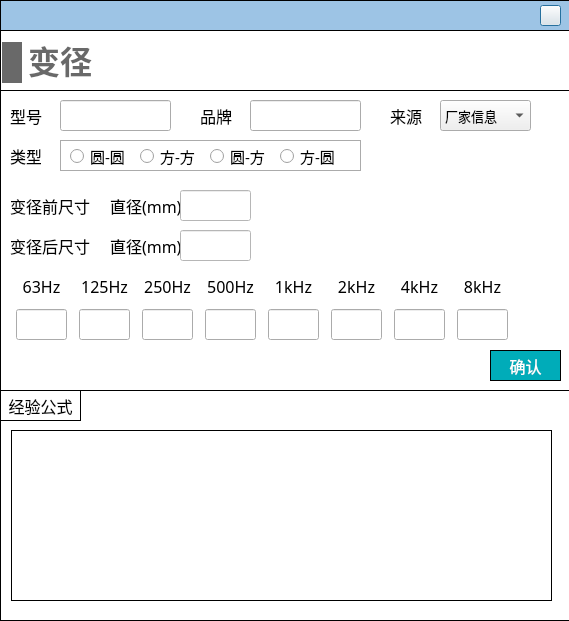
<?xml version="1.0" encoding="UTF-8"?>
<ui version="4.0">
 <class>Dialog_reducer</class>
 <widget class="QDialog" name="Dialog_reducer">
  <property name="geometry">
   <rect>
    <x>0</x>
    <y>0</y>
    <width>569</width>
    <height>621</height>
   </rect>
  </property>
  <property name="font">
   <font>
    <family>黑体</family>
   </font>
  </property>
  <property name="windowTitle">
   <string>Dialog</string>
  </property>
  <property name="styleSheet">
   <string notr="true">#Dialog_reducer
{
background-color:white;
}

QLineEdit 
{
font-family: 'Microsoft YaHei';
font-size: 13px;
}

QComboBox
{
font-family: 'Microsoft YaHei';
font-size: 13px;
}</string>
  </property>
  <widget class="QWidget" name="widget_top" native="true">
   <property name="geometry">
    <rect>
     <x>0</x>
     <y>0</y>
     <width>571</width>
     <height>31</height>
    </rect>
   </property>
   <property name="styleSheet">
    <string notr="true">#widget_top
{
border: 1px solid #000000;
background-color: rgb(157, 196, 229);
	background-color: rgb(157, 196, 229);
}</string>
   </property>
   <widget class="QPushButton" name="close">
    <property name="geometry">
     <rect>
      <x>540</x>
      <y>5</y>
      <width>21</width>
      <height>21</height>
     </rect>
    </property>
    <property name="styleSheet">
     <string notr="true">border-image: url(:/images/image/closeWindow.jpg);</string>
    </property>
    <property name="text">
     <string/>
    </property>
   </widget>
  </widget>
  <widget class="QWidget" name="widget_terminal" native="true">
   <property name="geometry">
    <rect>
     <x>0</x>
     <y>30</y>
     <width>571</width>
     <height>361</height>
    </rect>
   </property>
   <property name="styleSheet">
    <string notr="true">#widget_terminal
{
border: 1px solid #000000;
}</string>
   </property>
   <widget class="QWidget" name="widget_2" native="true">
    <property name="geometry">
     <rect>
      <x>0</x>
      <y>60</y>
      <width>571</width>
      <height>301</height>
     </rect>
    </property>
    <property name="styleSheet">
     <string notr="true">#widget_2
{
border: 1px solid #000000;
}

QLabel
{
font-family: '黑体';
font-size: 16px;
}

QLineEdit
{
font-family: '黑体';
}

QRadioButton
{
font-family: '黑体';
}

QPushButton
{
font-family: '黑体';
}</string>
    </property>
    <widget class="QWidget" name="layoutWidget">
     <property name="geometry">
      <rect>
       <x>10</x>
       <y>180</y>
       <width>511</width>
       <height>72</height>
      </rect>
     </property>
     <layout class="QHBoxLayout" name="horizontalLayout">
      <item>
       <layout class="QVBoxLayout" name="verticalLayout">
        <item>
         <widget class="QLabel" name="label_7">
          <property name="minimumSize">
           <size>
            <width>51</width>
            <height>31</height>
           </size>
          </property>
          <property name="maximumSize">
           <size>
            <width>51</width>
            <height>31</height>
           </size>
          </property>
          <property name="font">
           <font>
            <family>黑体</family>
            <pointsize>-1</pointsize>
           </font>
          </property>
          <property name="text">
           <string>63Hz</string>
          </property>
          <property name="alignment">
           <set>Qt::AlignCenter</set>
          </property>
         </widget>
        </item>
        <item>
         <widget class="QLineEdit" name="lineEdit_63">
          <property name="minimumSize">
           <size>
            <width>51</width>
            <height>31</height>
           </size>
          </property>
          <property name="maximumSize">
           <size>
            <width>51</width>
            <height>31</height>
           </size>
          </property>
          <property name="alignment">
           <set>Qt::AlignCenter</set>
          </property>
          <property name="readOnly">
           <bool>false</bool>
          </property>
         </widget>
        </item>
       </layout>
      </item>
      <item>
       <layout class="QVBoxLayout" name="verticalLayout_2">
        <item>
         <widget class="QLabel" name="label_20">
          <property name="minimumSize">
           <size>
            <width>51</width>
            <height>31</height>
           </size>
          </property>
          <property name="maximumSize">
           <size>
            <width>51</width>
            <height>31</height>
           </size>
          </property>
          <property name="font">
           <font>
            <family>黑体</family>
            <pointsize>-1</pointsize>
           </font>
          </property>
          <property name="text">
           <string>125Hz</string>
          </property>
          <property name="alignment">
           <set>Qt::AlignCenter</set>
          </property>
         </widget>
        </item>
        <item>
         <widget class="QLineEdit" name="lineEdit_125">
          <property name="minimumSize">
           <size>
            <width>51</width>
            <height>31</height>
           </size>
          </property>
          <property name="maximumSize">
           <size>
            <width>51</width>
            <height>31</height>
           </size>
          </property>
          <property name="alignment">
           <set>Qt::AlignCenter</set>
          </property>
          <property name="readOnly">
           <bool>false</bool>
          </property>
         </widget>
        </item>
       </layout>
      </item>
      <item>
       <layout class="QVBoxLayout" name="verticalLayout_3">
        <item>
         <widget class="QLabel" name="label_21">
          <property name="minimumSize">
           <size>
            <width>51</width>
            <height>31</height>
           </size>
          </property>
          <property name="maximumSize">
           <size>
            <width>51</width>
            <height>31</height>
           </size>
          </property>
          <property name="font">
           <font>
            <family>黑体</family>
            <pointsize>-1</pointsize>
           </font>
          </property>
          <property name="text">
           <string>250Hz</string>
          </property>
          <property name="alignment">
           <set>Qt::AlignCenter</set>
          </property>
         </widget>
        </item>
        <item>
         <widget class="QLineEdit" name="lineEdit_250">
          <property name="minimumSize">
           <size>
            <width>51</width>
            <height>31</height>
           </size>
          </property>
          <property name="maximumSize">
           <size>
            <width>51</width>
            <height>31</height>
           </size>
          </property>
          <property name="alignment">
           <set>Qt::AlignCenter</set>
          </property>
          <property name="readOnly">
           <bool>false</bool>
          </property>
         </widget>
        </item>
       </layout>
      </item>
      <item>
       <layout class="QVBoxLayout" name="verticalLayout_4">
        <item>
         <widget class="QLabel" name="label_22">
          <property name="minimumSize">
           <size>
            <width>51</width>
            <height>31</height>
           </size>
          </property>
          <property name="maximumSize">
           <size>
            <width>51</width>
            <height>31</height>
           </size>
          </property>
          <property name="font">
           <font>
            <family>黑体</family>
            <pointsize>-1</pointsize>
           </font>
          </property>
          <property name="text">
           <string>500Hz</string>
          </property>
          <property name="alignment">
           <set>Qt::AlignCenter</set>
          </property>
         </widget>
        </item>
        <item>
         <widget class="QLineEdit" name="lineEdit_500">
          <property name="minimumSize">
           <size>
            <width>51</width>
            <height>31</height>
           </size>
          </property>
          <property name="maximumSize">
           <size>
            <width>51</width>
            <height>31</height>
           </size>
          </property>
          <property name="alignment">
           <set>Qt::AlignCenter</set>
          </property>
          <property name="readOnly">
           <bool>false</bool>
          </property>
         </widget>
        </item>
       </layout>
      </item>
      <item>
       <layout class="QVBoxLayout" name="verticalLayout_5">
        <item>
         <widget class="QLabel" name="label_23">
          <property name="minimumSize">
           <size>
            <width>51</width>
            <height>31</height>
           </size>
          </property>
          <property name="maximumSize">
           <size>
            <width>51</width>
            <height>31</height>
           </size>
          </property>
          <property name="font">
           <font>
            <family>黑体</family>
            <pointsize>-1</pointsize>
           </font>
          </property>
          <property name="text">
           <string>1kHz</string>
          </property>
          <property name="alignment">
           <set>Qt::AlignCenter</set>
          </property>
         </widget>
        </item>
        <item>
         <widget class="QLineEdit" name="lineEdit_1k">
          <property name="minimumSize">
           <size>
            <width>51</width>
            <height>31</height>
           </size>
          </property>
          <property name="maximumSize">
           <size>
            <width>51</width>
            <height>31</height>
           </size>
          </property>
          <property name="alignment">
           <set>Qt::AlignCenter</set>
          </property>
          <property name="readOnly">
           <bool>false</bool>
          </property>
         </widget>
        </item>
       </layout>
      </item>
      <item>
       <layout class="QVBoxLayout" name="verticalLayout_6">
        <property name="spacing">
         <number>6</number>
        </property>
        <item>
         <widget class="QLabel" name="label_24">
          <property name="minimumSize">
           <size>
            <width>51</width>
            <height>31</height>
           </size>
          </property>
          <property name="maximumSize">
           <size>
            <width>51</width>
            <height>31</height>
           </size>
          </property>
          <property name="font">
           <font>
            <family>黑体</family>
            <pointsize>-1</pointsize>
           </font>
          </property>
          <property name="text">
           <string>2kHz</string>
          </property>
          <property name="alignment">
           <set>Qt::AlignCenter</set>
          </property>
         </widget>
        </item>
        <item>
         <widget class="QLineEdit" name="lineEdit_2k">
          <property name="minimumSize">
           <size>
            <width>51</width>
            <height>31</height>
           </size>
          </property>
          <property name="maximumSize">
           <size>
            <width>51</width>
            <height>31</height>
           </size>
          </property>
          <property name="alignment">
           <set>Qt::AlignCenter</set>
          </property>
          <property name="readOnly">
           <bool>false</bool>
          </property>
         </widget>
        </item>
       </layout>
      </item>
      <item>
       <layout class="QVBoxLayout" name="verticalLayout_7">
        <item>
         <widget class="QLabel" name="label_">
          <property name="minimumSize">
           <size>
            <width>51</width>
            <height>31</height>
           </size>
          </property>
          <property name="maximumSize">
           <size>
            <width>51</width>
            <height>31</height>
           </size>
          </property>
          <property name="font">
           <font>
            <family>黑体</family>
            <pointsize>-1</pointsize>
           </font>
          </property>
          <property name="text">
           <string>4kHz</string>
          </property>
          <property name="alignment">
           <set>Qt::AlignCenter</set>
          </property>
         </widget>
        </item>
        <item>
         <widget class="QLineEdit" name="lineEdit_4k">
          <property name="minimumSize">
           <size>
            <width>51</width>
            <height>31</height>
           </size>
          </property>
          <property name="maximumSize">
           <size>
            <width>51</width>
            <height>31</height>
           </size>
          </property>
          <property name="alignment">
           <set>Qt::AlignCenter</set>
          </property>
          <property name="readOnly">
           <bool>false</bool>
          </property>
         </widget>
        </item>
       </layout>
      </item>
      <item>
       <layout class="QVBoxLayout" name="verticalLayout_8">
        <item>
         <widget class="QLabel" name="label_25">
          <property name="minimumSize">
           <size>
            <width>51</width>
            <height>31</height>
           </size>
          </property>
          <property name="maximumSize">
           <size>
            <width>51</width>
            <height>31</height>
           </size>
          </property>
          <property name="font">
           <font>
            <family>黑体</family>
            <pointsize>-1</pointsize>
           </font>
          </property>
          <property name="text">
           <string>8kHz</string>
          </property>
          <property name="alignment">
           <set>Qt::AlignCenter</set>
          </property>
         </widget>
        </item>
        <item>
         <widget class="QLineEdit" name="lineEdit_8k">
          <property name="minimumSize">
           <size>
            <width>51</width>
            <height>31</height>
           </size>
          </property>
          <property name="maximumSize">
           <size>
            <width>51</width>
            <height>31</height>
           </size>
          </property>
          <property name="alignment">
           <set>Qt::AlignCenter</set>
          </property>
          <property name="readOnly">
           <bool>false</bool>
          </property>
         </widget>
        </item>
       </layout>
      </item>
     </layout>
    </widget>
    <widget class="QPushButton" name="pushButton_confirm">
     <property name="geometry">
      <rect>
       <x>490</x>
       <y>260</y>
       <width>71</width>
       <height>31</height>
      </rect>
     </property>
     <property name="font">
      <font>
       <family>黑体</family>
       <pointsize>12</pointsize>
      </font>
     </property>
     <property name="styleSheet">
      <string notr="true">QPushButton
{
	color:#ffffff; /*文字颜色*/
    background-color: #00ACB9;/*背景色*/
    border-radius:0px; /*边框倒角*/
	border: 1px solid #000000;
}


QPushButton:hover 
{
background-color: rgb(0,142,153);
color: white;
}</string>
     </property>
     <property name="text">
      <string>确认</string>
     </property>
    </widget>
    <widget class="QWidget" name="widget_3" native="true">
     <property name="geometry">
      <rect>
       <x>60</x>
       <y>50</y>
       <width>301</width>
       <height>31</height>
      </rect>
     </property>
     <property name="styleSheet">
      <string notr="true">#widget_3
{
border: 1px solid #ABABAB;
}</string>
     </property>
     <widget class="QRadioButton" name="radioButton_circle_to_circle">
      <property name="geometry">
       <rect>
        <x>10</x>
        <y>5</y>
        <width>61</width>
        <height>22</height>
       </rect>
      </property>
      <property name="font">
       <font>
        <family>黑体</family>
        <pointsize>11</pointsize>
       </font>
      </property>
      <property name="text">
       <string>圆-圆</string>
      </property>
     </widget>
     <widget class="QRadioButton" name="radioButton_rect_to_rect">
      <property name="geometry">
       <rect>
        <x>80</x>
        <y>5</y>
        <width>61</width>
        <height>22</height>
       </rect>
      </property>
      <property name="font">
       <font>
        <family>黑体</family>
        <pointsize>11</pointsize>
       </font>
      </property>
      <property name="text">
       <string>方-方</string>
      </property>
     </widget>
     <widget class="QRadioButton" name="radioButton_circle_to_rect">
      <property name="geometry">
       <rect>
        <x>150</x>
        <y>5</y>
        <width>61</width>
        <height>22</height>
       </rect>
      </property>
      <property name="font">
       <font>
        <family>黑体</family>
        <pointsize>11</pointsize>
       </font>
      </property>
      <property name="text">
       <string>圆-方</string>
      </property>
     </widget>
     <widget class="QRadioButton" name="radioButton_rect_to_circle">
      <property name="geometry">
       <rect>
        <x>220</x>
        <y>5</y>
        <width>61</width>
        <height>22</height>
       </rect>
      </property>
      <property name="font">
       <font>
        <family>黑体</family>
        <pointsize>11</pointsize>
       </font>
      </property>
      <property name="text">
       <string>方-圆</string>
      </property>
     </widget>
    </widget>
    <widget class="QLabel" name="label_26">
     <property name="geometry">
      <rect>
       <x>10</x>
       <y>50</y>
       <width>31</width>
       <height>31</height>
      </rect>
     </property>
     <property name="font">
      <font>
       <family>黑体</family>
       <pointsize>-1</pointsize>
      </font>
     </property>
     <property name="text">
      <string>类型</string>
     </property>
    </widget>
    <widget class="QLabel" name="label_27">
     <property name="geometry">
      <rect>
       <x>200</x>
       <y>10</y>
       <width>41</width>
       <height>31</height>
      </rect>
     </property>
     <property name="font">
      <font>
       <family>黑体</family>
       <pointsize>-1</pointsize>
      </font>
     </property>
     <property name="text">
      <string>品牌</string>
     </property>
    </widget>
    <widget class="QComboBox" name="comboBox_data_source">
     <property name="geometry">
      <rect>
       <x>440</x>
       <y>10</y>
       <width>91</width>
       <height>31</height>
      </rect>
     </property>
     <property name="font">
      <font>
       <family>Microsoft YaHei</family>
       <pointsize>-1</pointsize>
      </font>
     </property>
     <item>
      <property name="text">
       <string>厂家信息</string>
      </property>
     </item>
     <item>
      <property name="text">
       <string>设计预估</string>
      </property>
     </item>
    </widget>
    <widget class="QLineEdit" name="lineEdit_brand">
     <property name="geometry">
      <rect>
       <x>250</x>
       <y>10</y>
       <width>111</width>
       <height>31</height>
      </rect>
     </property>
     <property name="font">
      <font>
       <family>黑体</family>
       <pointsize>-1</pointsize>
      </font>
     </property>
    </widget>
    <widget class="QLineEdit" name="lineEdit_model">
     <property name="geometry">
      <rect>
       <x>60</x>
       <y>10</y>
       <width>111</width>
       <height>31</height>
      </rect>
     </property>
     <property name="font">
      <font>
       <family>黑体</family>
       <pointsize>-1</pointsize>
      </font>
     </property>
    </widget>
    <widget class="QLabel" name="label_32">
     <property name="geometry">
      <rect>
       <x>390</x>
       <y>10</y>
       <width>41</width>
       <height>31</height>
      </rect>
     </property>
     <property name="font">
      <font>
       <family>黑体</family>
       <pointsize>-1</pointsize>
      </font>
     </property>
     <property name="text">
      <string>来源</string>
     </property>
    </widget>
    <widget class="QLabel" name="label_30">
     <property name="geometry">
      <rect>
       <x>10</x>
       <y>10</y>
       <width>41</width>
       <height>31</height>
      </rect>
     </property>
     <property name="font">
      <font>
       <family>黑体</family>
       <pointsize>-1</pointsize>
      </font>
     </property>
     <property name="text">
      <string>型号</string>
     </property>
    </widget>
    <widget class="QLabel" name="label_31">
     <property name="geometry">
      <rect>
       <x>10</x>
       <y>100</y>
       <width>81</width>
       <height>31</height>
      </rect>
     </property>
     <property name="font">
      <font>
       <family>黑体</family>
       <pointsize>-1</pointsize>
      </font>
     </property>
     <property name="text">
      <string>变径前尺寸</string>
     </property>
    </widget>
    <widget class="QLabel" name="label_33">
     <property name="geometry">
      <rect>
       <x>10</x>
       <y>140</y>
       <width>81</width>
       <height>31</height>
      </rect>
     </property>
     <property name="font">
      <font>
       <family>黑体</family>
       <pointsize>-1</pointsize>
      </font>
     </property>
     <property name="text">
      <string>变径后尺寸</string>
     </property>
    </widget>
    <widget class="QStackedWidget" name="stackedWidget_reducer_before">
     <property name="geometry">
      <rect>
       <x>110</x>
       <y>100</y>
       <width>301</width>
       <height>31</height>
      </rect>
     </property>
     <property name="font">
      <font>
       <family>Microsoft YaHei</family>
      </font>
     </property>
     <property name="styleSheet">
      <string notr="true">background-color: rgb(255, 255, 255);
</string>
     </property>
     <property name="currentIndex">
      <number>0</number>
     </property>
     <widget class="QWidget" name="page_reducer_before_circle">
      <widget class="QLabel" name="label_13">
       <property name="geometry">
        <rect>
         <x>0</x>
         <y>0</y>
         <width>81</width>
         <height>31</height>
        </rect>
       </property>
       <property name="font">
        <font>
         <family>黑体</family>
         <pointsize>-1</pointsize>
        </font>
       </property>
       <property name="text">
        <string>直径(mm)</string>
       </property>
      </widget>
      <widget class="QLineEdit" name="lineEdit_before_diameter">
       <property name="geometry">
        <rect>
         <x>70</x>
         <y>0</y>
         <width>71</width>
         <height>31</height>
        </rect>
       </property>
       <property name="font">
        <font>
         <family>黑体</family>
         <pointsize>-1</pointsize>
        </font>
       </property>
      </widget>
     </widget>
     <widget class="QWidget" name="page_reducer_before_rect">
      <widget class="QLineEdit" name="lineEdit_before_length">
       <property name="geometry">
        <rect>
         <x>70</x>
         <y>0</y>
         <width>71</width>
         <height>31</height>
        </rect>
       </property>
       <property name="font">
        <font>
         <family>黑体</family>
         <pointsize>-1</pointsize>
        </font>
       </property>
      </widget>
      <widget class="QLabel" name="label_15">
       <property name="geometry">
        <rect>
         <x>0</x>
         <y>0</y>
         <width>61</width>
         <height>31</height>
        </rect>
       </property>
       <property name="font">
        <font>
         <family>黑体</family>
         <pointsize>-1</pointsize>
        </font>
       </property>
       <property name="text">
        <string>长(mm)</string>
       </property>
      </widget>
      <widget class="QLabel" name="label_16">
       <property name="geometry">
        <rect>
         <x>160</x>
         <y>0</y>
         <width>61</width>
         <height>31</height>
        </rect>
       </property>
       <property name="font">
        <font>
         <family>黑体</family>
         <pointsize>-1</pointsize>
        </font>
       </property>
       <property name="text">
        <string>宽(mm)</string>
       </property>
      </widget>
      <widget class="QLineEdit" name="lineEdit_before_width">
       <property name="geometry">
        <rect>
         <x>230</x>
         <y>0</y>
         <width>71</width>
         <height>31</height>
        </rect>
       </property>
       <property name="font">
        <font>
         <family>黑体</family>
         <pointsize>-1</pointsize>
        </font>
       </property>
      </widget>
     </widget>
    </widget>
    <widget class="QStackedWidget" name="stackedWidget_reducer_after">
     <property name="geometry">
      <rect>
       <x>110</x>
       <y>140</y>
       <width>301</width>
       <height>31</height>
      </rect>
     </property>
     <property name="font">
      <font>
       <family>Microsoft YaHei</family>
      </font>
     </property>
     <property name="styleSheet">
      <string notr="true">background-color: rgb(255, 255, 255);
</string>
     </property>
     <property name="currentIndex">
      <number>0</number>
     </property>
     <widget class="QWidget" name="page_reducer_after_circle">
      <widget class="QLabel" name="label_14">
       <property name="geometry">
        <rect>
         <x>0</x>
         <y>0</y>
         <width>81</width>
         <height>31</height>
        </rect>
       </property>
       <property name="font">
        <font>
         <family>黑体</family>
         <pointsize>-1</pointsize>
        </font>
       </property>
       <property name="text">
        <string>直径(mm)</string>
       </property>
      </widget>
      <widget class="QLineEdit" name="lineEdit_after_diameter">
       <property name="geometry">
        <rect>
         <x>70</x>
         <y>0</y>
         <width>71</width>
         <height>31</height>
        </rect>
       </property>
       <property name="font">
        <font>
         <family>黑体</family>
         <pointsize>-1</pointsize>
        </font>
       </property>
      </widget>
     </widget>
     <widget class="QWidget" name="page_reducer_after_rect">
      <widget class="QLineEdit" name="lineEdit_after_length">
       <property name="geometry">
        <rect>
         <x>70</x>
         <y>0</y>
         <width>71</width>
         <height>31</height>
        </rect>
       </property>
       <property name="font">
        <font>
         <family>黑体</family>
         <pointsize>-1</pointsize>
        </font>
       </property>
      </widget>
      <widget class="QLabel" name="label_17">
       <property name="geometry">
        <rect>
         <x>0</x>
         <y>0</y>
         <width>61</width>
         <height>31</height>
        </rect>
       </property>
       <property name="font">
        <font>
         <family>黑体</family>
         <pointsize>-1</pointsize>
        </font>
       </property>
       <property name="text">
        <string>长(mm)</string>
       </property>
      </widget>
      <widget class="QLabel" name="label_28">
       <property name="geometry">
        <rect>
         <x>160</x>
         <y>0</y>
         <width>61</width>
         <height>31</height>
        </rect>
       </property>
       <property name="font">
        <font>
         <family>黑体</family>
         <pointsize>-1</pointsize>
        </font>
       </property>
       <property name="text">
        <string>宽(mm)</string>
       </property>
      </widget>
      <widget class="QLineEdit" name="lineEdit_after_width">
       <property name="geometry">
        <rect>
         <x>230</x>
         <y>0</y>
         <width>71</width>
         <height>31</height>
        </rect>
       </property>
       <property name="font">
        <font>
         <family>黑体</family>
         <pointsize>-1</pointsize>
        </font>
       </property>
      </widget>
     </widget>
    </widget>
   </widget>
   <widget class="QLabel" name="label_46">
    <property name="geometry">
     <rect>
      <x>2</x>
      <y>12</y>
      <width>20</width>
      <height>41</height>
     </rect>
    </property>
    <property name="minimumSize">
     <size>
      <width>20</width>
      <height>41</height>
     </size>
    </property>
    <property name="maximumSize">
     <size>
      <width>20</width>
      <height>41</height>
     </size>
    </property>
    <property name="styleSheet">
     <string notr="true">QLabel { 
border: none; 
background-color : rgb(105, 105, 105);
}</string>
    </property>
    <property name="text">
     <string/>
    </property>
   </widget>
   <widget class="QLabel" name="label_47">
    <property name="geometry">
     <rect>
      <x>28</x>
      <y>11</y>
      <width>64</width>
      <height>43</height>
     </rect>
    </property>
    <property name="font">
     <font>
      <family>Microsoft YaHei</family>
      <pointsize>24</pointsize>
      <bold>true</bold>
     </font>
    </property>
    <property name="styleSheet">
     <string notr="true">QLabel { 
border: none; 
color : rgb(105, 105, 105);
}</string>
    </property>
    <property name="text">
     <string>变径</string>
    </property>
    <property name="alignment">
     <set>Qt::AlignBottom|Qt::AlignHCenter</set>
    </property>
   </widget>
  </widget>
  <widget class="QWidget" name="widget" native="true">
   <property name="geometry">
    <rect>
     <x>0</x>
     <y>390</y>
     <width>571</width>
     <height>231</height>
    </rect>
   </property>
   <property name="styleSheet">
    <string notr="true">border: 1px solid #000000;</string>
   </property>
   <widget class="QLabel" name="label_4">
    <property name="geometry">
     <rect>
      <x>11</x>
      <y>40</y>
      <width>541</width>
      <height>171</height>
     </rect>
    </property>
    <property name="styleSheet">
     <string notr="true">border-image: url(:/images/image/reducer_descri.png);</string>
    </property>
    <property name="text">
     <string/>
    </property>
   </widget>
   <widget class="QLabel" name="label_19">
    <property name="geometry">
     <rect>
      <x>0</x>
      <y>0</y>
      <width>81</width>
      <height>31</height>
     </rect>
    </property>
    <property name="font">
     <font>
      <family>黑体</family>
      <pointsize>12</pointsize>
     </font>
    </property>
    <property name="styleSheet">
     <string notr="true">border: 1px solid #000000;</string>
    </property>
    <property name="text">
     <string>经验公式</string>
    </property>
    <property name="alignment">
     <set>Qt::AlignCenter</set>
    </property>
   </widget>
  </widget>
 </widget>
 <tabstops>
  <tabstop>lineEdit_model</tabstop>
  <tabstop>lineEdit_brand</tabstop>
  <tabstop>lineEdit_63</tabstop>
  <tabstop>lineEdit_125</tabstop>
  <tabstop>lineEdit_250</tabstop>
  <tabstop>lineEdit_500</tabstop>
  <tabstop>lineEdit_1k</tabstop>
  <tabstop>lineEdit_2k</tabstop>
  <tabstop>lineEdit_4k</tabstop>
  <tabstop>lineEdit_8k</tabstop>
  <tabstop>comboBox_data_source</tabstop>
  <tabstop>pushButton_confirm</tabstop>
  <tabstop>close</tabstop>
  <tabstop>radioButton_circle_to_circle</tabstop>
  <tabstop>radioButton_rect_to_rect</tabstop>
  <tabstop>radioButton_circle_to_rect</tabstop>
  <tabstop>radioButton_rect_to_circle</tabstop>
  <tabstop>lineEdit_before_diameter</tabstop>
  <tabstop>lineEdit_before_length</tabstop>
  <tabstop>lineEdit_before_width</tabstop>
  <tabstop>lineEdit_after_diameter</tabstop>
  <tabstop>lineEdit_after_length</tabstop>
  <tabstop>lineEdit_after_width</tabstop>
 </tabstops>
 <resources/>
 <connections/>
</ui>
